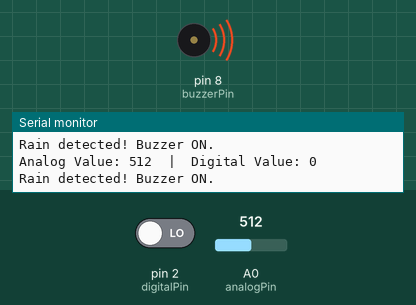
This sketch was run on a simulated Arduino Uno, built with avr-gcc and run on an emulated ATmega328P. Shown: buzzer (waves = sounding, pin HIGH), the last lines printed to the serial monitor. Inputs (shaded band) come from the test bench; at power-on: A0 (analogPin) = 512, pin 2 (digitalPin) LOW.

Above: at 2.8 s.
2.9 s: A0 (analogPin) set to 593
6.4 s: A0 (analogPin) set to 613
At 7.7 s:
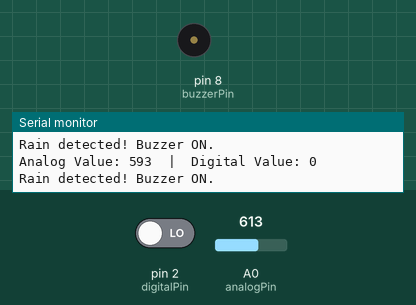
9.1 s: A0 (analogPin) set to 590
At 10.8 s:
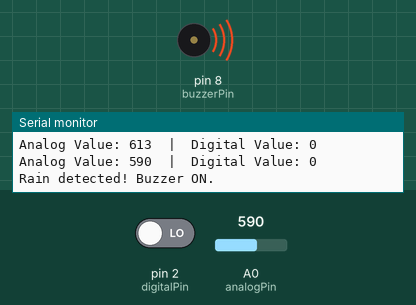
15.1 s: A0 (analogPin) set to 610
At 15.1 s:
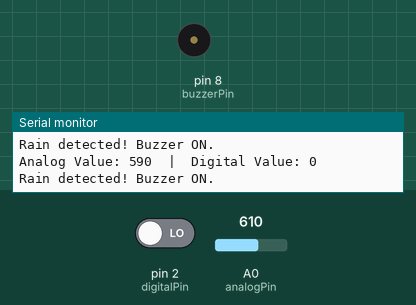
Timing chart, 0 to 18.1 s (numbered marks = the images above; inputs shaded):
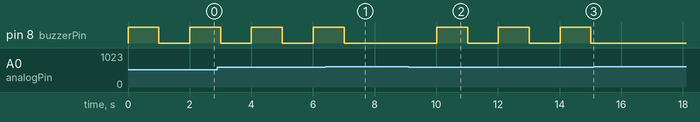

Measured:
- the behaviour switches between 600 and 601 on A0 (analogPin) (found by bisection; images 0 and 1)
- after the input at 6.4 s, pin 8 (buzzerPin): goes on until 7.0 s, then stays LOW
- after the input at 9.1 s, pin 8 (buzzerPin): alternates HIGH for 1.0 s and LOW for 1.0 s, starting after 0.91 s
- after the input at 15.1 s, pin 8 (buzzerPin): stays LOW (without the input it goes to HIGH after 0.92 s)
- by itself, pin 8 (buzzerPin): alternates HIGH for 1.0 s and LOW for 1.0 s

The sketch:

KSK-4-PIKSIGANESHA-RAIN-SENSOR-BUZZER.ino
```cpp
const int analogPin = A0;   // Pin connected to the analog output of the rain sensor
const int digitalPin = 2;   // Pin connected to the digital output of the rain sensor
const int buzzerPin = 8;    // Pin connected to the buzzer

void setup() {
  Serial.begin(9600);       // Initialize serial communication at 9600 baud rate
  pinMode(digitalPin, INPUT);  // Set digital pin as input
  pinMode(buzzerPin, OUTPUT);  // Set buzzer pin as output
}

void loop() {
  int analogValue = analogRead(analogPin);   // Read the analog value from the rain sensor
  int digitalValue = digitalRead(digitalPin); // Read the digital value from the rain sensor

  // Print the values to the Serial Monitor
  Serial.print("Analog Value: ");
  Serial.print(analogValue);
  Serial.print("  |  Digital Value: ");
  Serial.println(digitalValue);

  // Sound the buzzer if rain is detected (analog value <= 600) and the button is not pressed
  if (analogValue <= 600) {
    digitalWrite(buzzerPin, HIGH);  // Turn on the buzzer
    Serial.println("Rain detected! Buzzer ON.");
    delay(1000);
    digitalWrite(buzzerPin, LOW);
  } else {
    digitalWrite(buzzerPin, LOW);   // Turn off the buzzer
  }

  delay(1000);  // Wait for a second before reading again
}
```
